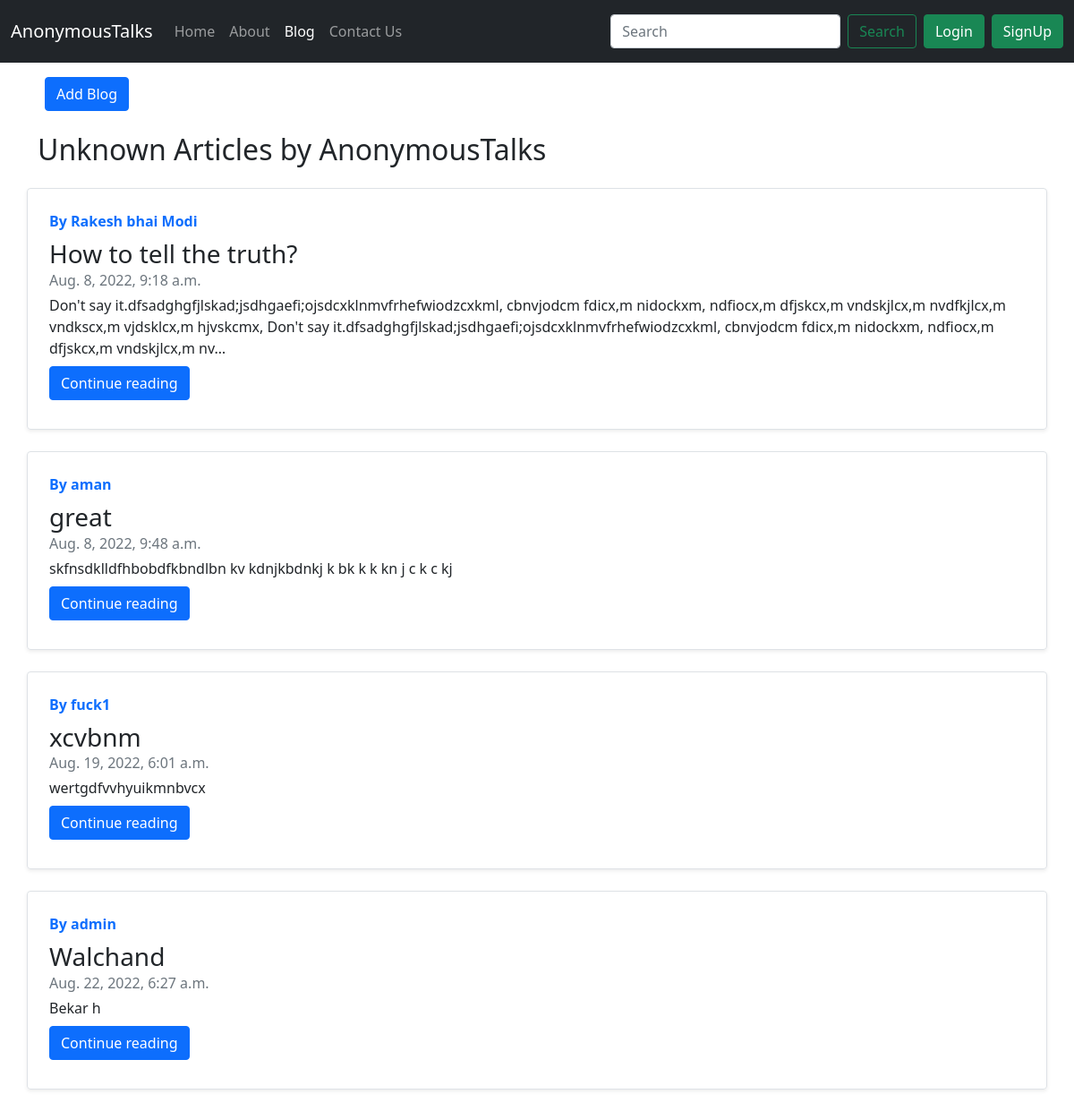
Screenshot of /blog/ with the database file from the repository.
### blog_app/models.py (models this page shows, shortened)
class Post(models.Model):
    sno = models.AutoField(primary_key=True)
    title = models.CharField(max_length=255)
    author = models.CharField(max_length=50)
    slug = models.CharField(max_length=256)
    timestamp = models.DateTimeField(default=now)
    content = models.TextField()

### blog_app/views.py (the view)
# urls.py: 2. Add a URL to urlpatterns:  path('blog/', include('blog.urls'))
def blog(request):
    allpost = Post.objects.all()
    context = {'allPosts': allpost}
    return render(request, "blog/bloghome.html", context)

### templates/blog/bloghome.html (shortened to what this page needs)
{% extends 'base.html' %}
{% block blogactive %}active{% endblock blogactive %}
{% block body %}
<div class="container">
    <div class="my-2">
        <button type="button" class="btn btn-primary m-2" data-toggle="modal" data-target="#loginModal">
            Add Blog
            </button>
    </div>
</div>
<div class="container my-3">
    <h2>Unknown Articles by AnonymousTalks</h2>
    {% for post in allPosts %}
    <div class="row no-gutters border rounded overflow-hidden flex-md-row mb-4 shadow-sm h-md-250 my-4 position-relative">
        <div class="col p-4 d-flex flex-column position-static">
            <strong class="d-inline-block mb-2 text-primary">By {{post.author}}</strong>
            <h3 class="mb-0">{{post.title}}</h3>
            <div class="mb-1 text-muted">{{post.timestamp}}</div>
            <p class="card-text mb-auto">{{post.content | truncatechars:300}}</p>
            <div class="my-2">
            	<a href="/blog/{{post.slug}}" role="button" class="btn btn-primary">Continue reading</a>
            </div>
        </div>
    </div>
    {% endfor %}
    </div>
{% endblock body %}

### rows the page displays
Post: author "Rakesh bhai Modi", title "How to tell the truth?", timestamp "Aug. 8, 2022, 9:18 a.m.", content "Don't say it.dfsadghgfjlskad;jsdhgaefi;ojsdcxklnmvfrhefwiodzcxkml, cbnvjodcm fdicx,m nidockxm, ndfiocx,m dfjskcx,m vndskjlcx,m nvdfkjlcx,m vndkscx,m vjdsklcx,m hjvskcmx, Don't say it.dfsadghgfjlskad;jsdhgaefi;ojsdcxklnmvfrhefwiodzcxkml, cbnvjodcm fdicx,m nidockxm, ndfiocx,m dfjskcx,m vndskjlcx,m nv…"
Post: author "aman", title "great", timestamp "Aug. 8, 2022, 9:48 a.m.", content "skfnsdklldfhbobdfkbndlbn kv kdnjkbdnkj k bk k k kn j c k c kj"
Post: author "fuck1", title "xcvbnm", timestamp "Aug. 19, 2022, 6:01 a.m.", content "wertgdfvvhyuikmnbvcx"
Post: author "admin", title "Walchand", timestamp "Aug. 22, 2022, 6:27 a.m.", content "Bekar h"
